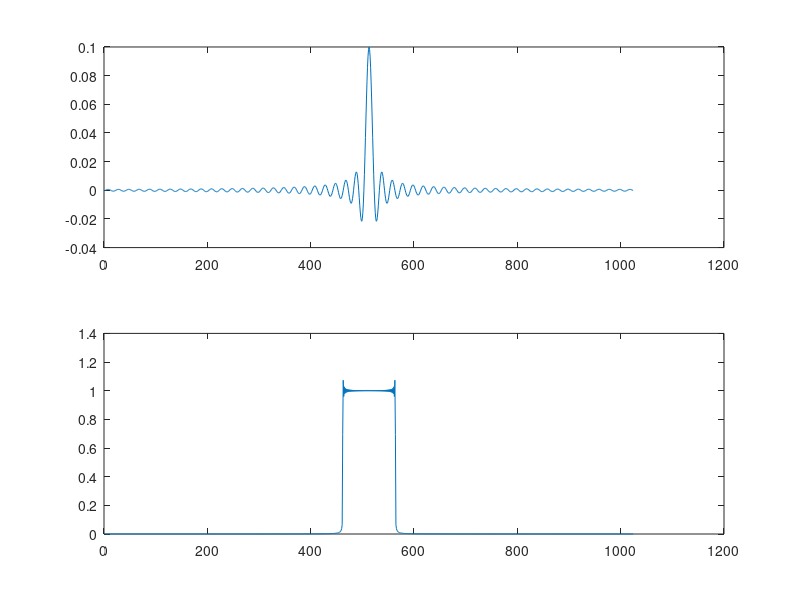

Source code (MATLAB): (Note: this script raises an error after producing the figure.)
clc
clear
close all

%% gen LPF h(n)->H(omega)
L=1024;
%omega=0.3*pi*(-0.5:1/L:0.5-1/L);
omega=0.1*pi;
n=(-L/2:L/2-1);
h=sin(omega.*n)./(pi*n);
%h=h+0.1*rand(1,L);

h(L/2+1)=0.1;
H=fftshift(fft(h));
figure
subplot(2,1,1)
plot(h)
subplot(2,1,2)
plot(abs(H))
suptitle('h(n)-> H(\omega)')
%% gen LPF H(omega)->h(n)
H1=zeros(1,L);
H1(round(7/16*L):round(9/16*L-1))=1;
h1=ifft(ifftshift(H1));
H11=fftshift(fft(h1));
h11=ifft(ifftshift(H11));

figure
subplot(2,2,1)
plot(abs(H1))
subplot(2,2,2)
plot(real(h1))
title('WHY?')
subplot(2,2,3)
plot(abs(H11))
subplot(2,2,4)
plot(real(h11))
suptitle(' H(\omega)-> h(n) ,:h(n) ???')
%%
H1=fftshift(fft(h)); %Similar frequency domains have different time
%domains,WHHY?
h1=ifft(ifftshift(H1));
H11=fftshift(fft(h1));
h11=ifft(ifftshift(H11));
figure
subplot(2,2,1)
plot(abs(H1))
subplot(2,2,2)
plot(real(h1))
subplot(2,2,3)
plot(abs(H11))
subplot(2,2,4)
plot(real(h11))
suptitle(' H(\omega) of fig 1-> h(n)')
%%  fft ifft test
fc=0.1*[0:L-1]/L;
x=sin(2*pi*fc.*n);
X=fftshift(fft(x));
x1=ifft(ifftshift(X));
X11=fftshift(fft(x1));

figure
subplot(2,2,1)
plot(x)
subplot(2,2,2)
plot(abs(X))
subplot(2,2,3)
plot(x1)
subplot(2,2,4)
plot(abs(X11))
suptitle('fft ,ifft ,fftshift,ifftshift test')
